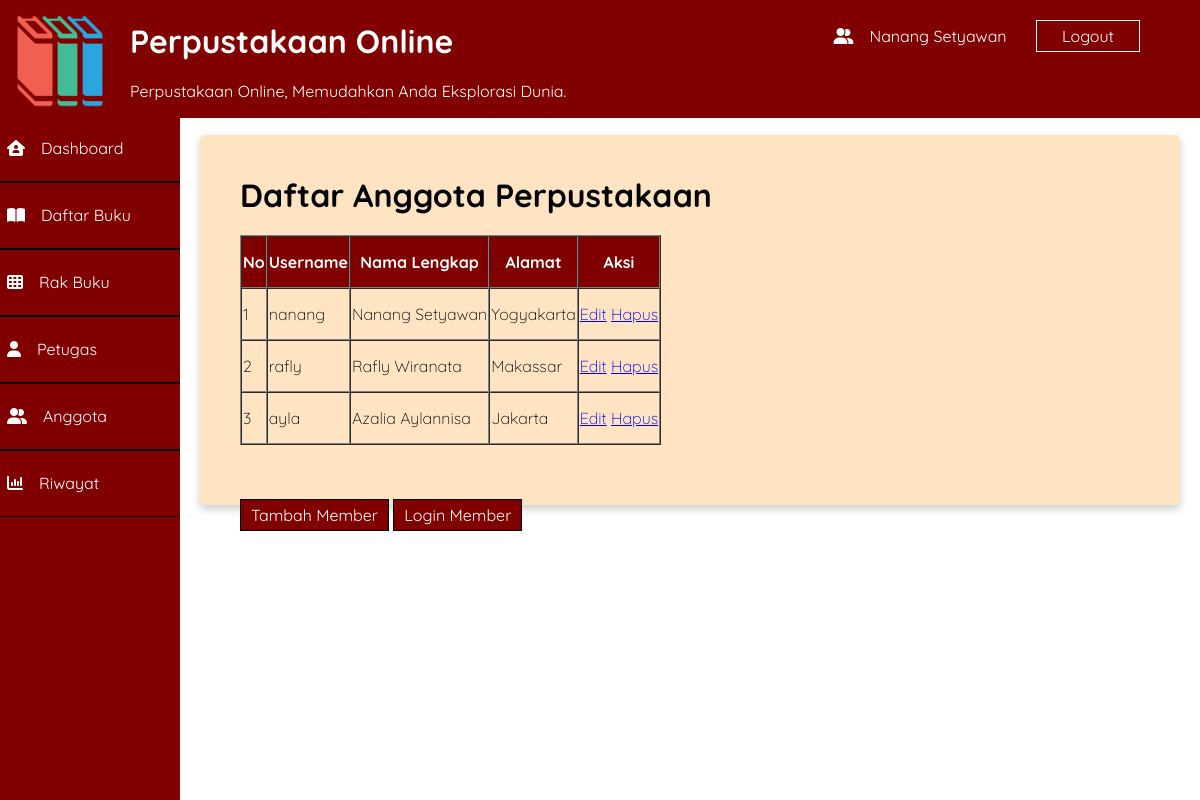
/index.php?page=member (signed in), run on the app's committed database.
### tables this page shows
CREATE TABLE `anggota` (
  `id` int(11) NOT NULL,
  `username` varchar(100) NOT NULL,
  `password` varchar(255) NOT NULL,
  `nama` varchar(100) NOT NULL,
  `status` tinyint(1) NOT NULL DEFAULT 0,
  `alamat` varchar(255) DEFAULT NULL
);

### member/tampil.php (the view)
<?php
require './koneksi.php';
$result = mysqli_query($connect, "SELECT id, username, nama, alamat FROM anggota");
?>
<div class="card">
    <h1 align="left">Daftar Anggota Perpustakaan</h1>
    <table border="1" cellspacing="0">
        <tr>
            <th>No</th>
            <th>Username</th>
            <th>Nama Lengkap</th>
            <th>Alamat</th>
            <th>Aksi</th>
        </tr>
        <?php
    $no = 1;
    while ($data = mysqli_fetch_array($result)) {
    ?>
        <tr>
            <td><?php echo $no++; ?></td>
            <td><?php echo $data['username'] ?></td>
            <td><?php echo $data['nama'] ?></td>
            <td><?php echo $data['alamat'] ?></td>
            <td>
                <a href="./edit.php?id=<?php echo $data['id'] ?>">Edit</a>
                <a href="./hapus.php?id=<?php echo $data['id'] ?>">Hapus</a>
            </td>
        </tr>
        <?php
    }
    ?>
    </table><br>
    <div class="aksi">
        <a class="tambah " href="member/regis.php">Tambah Member</a>
        <a class="login" href="login/login.php">Login Member</a>
    </div>
</div>

### style.css (style rules this page uses)
* { box-sizing: border-box; }
body { font-family: 'Quicksand', sans-serif; padding: 0; margin: 0; }
th { background-color: maroon; color: white; }
td { color: black; font-weight: 100; }
.card { box-shadow: 0 4px 8px 0 rgba(0, 0, 0, 0.2); border-radius: 5px; margin: 20px; padding: 20px; background-color: bisque; }
.card p, h1 { margin: 20px; }
table { line-height: 48px; margin: 20px; }
.aksi { width: 50%; float: left; margin: 20px; }
.aksi a { color: white; background-color: maroon; text-decoration: none; border: 1px solid black; }
.tambah { padding: 5px 10px; }
.login { padding: 5px 10px; }
th { text-align: center; }

### data on the page
anggota: username "nanang", nama "Nanang Setyawan", alamat "Yogyakarta"
anggota: username "rafly", nama "Rafly Wiranata", alamat "Makassar"
anggota: username "ayla", nama "Azalia Aylannisa", alamat "Jakarta"

### other printed values
$_SESSION['nama'] "Nanang Setyawan"
